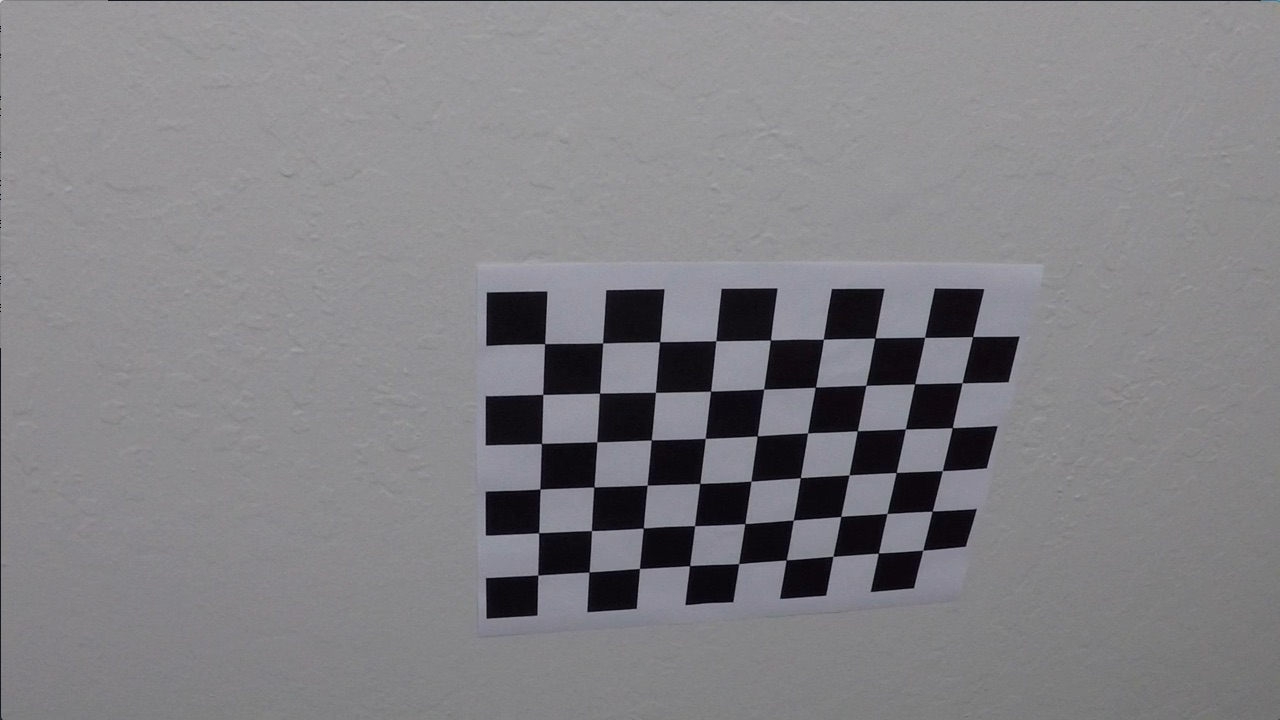
#> input picture camera_cal/calibration10.jpg, 1280 x 720 px; its folder holds only this picture in this run; the run also reads 1 picture not shown here
$ jupyter execute --allow-errors explore.ipynb   (shell and % lines are left out)   (older library calls are emulated)
#> lines starting #> are read from the running program, lines starting #| are printed output that depends on the picture
## Advanced Lane Finding Project

The goals / steps of this project are the following:

* Compute the camera calibration matrix and distortion coefficients given a set of chessboard images.
* Apply a distortion correction to raw images.
* Use color transforms, gradients, etc., to create a thresholded binary image.
* Apply a perspective transform to rectify binary image ("birds-eye view").
* Detect lane pixels and fit to find the lane boundary.
* Determine the curvature of the lane and vehicle position with respect to center.
* Warp the detected lane boundaries back onto the original image.
* Output visual display of the lane boundaries and numerical estimation of lane curvature and vehicle position.

[cell 1]
import numpy as np
import cv2
import glob
import matplotlib.pyplot as plt
import matplotlib.image as mpimg
#%config InlineBackend.figure_format='retina'

from moviepy.editor import VideoFileClip
from IPython.display import HTML

## Create global variables

[cell 2]
cameraMatrix = None
distortionCoeffs = None

threshold = None
perspective = None

# Camera calibration

[cell 3]
def calibration(path_to_images):
    """
    Given a set of images (checerboards with 9x6 internal points), this
    will create the cameraMatrix and distoritionCoefficients that will
    be used to undistort the image.
    """
#> called with path_to_images = './camera_cal/calibration*.jpg'
    # prepare object points, like (0,0,0), (1,0,0), (2,0,0) ....,(6,5,0)
    objp = np.zeros((6*9,3), np.float32)
    objp[:,:2] = np.mgrid[0:9,0:6].T.reshape(-1,2)

    # Arrays to store object points and image points from all the images.
    objpoints = [] # 3d points in real world space
    imgpoints = [] # 2d points in image plane.

    # Make a list of calibration images
    images = glob.glob(path_to_images)

    # Step through the list and search for chessboard corners
    gray_shape = None
    for fname in images:
        # open and convert to grayscale
        img = cv2.imread(fname)
#> img is the input picture: shape (720, 1280, 3); mean B, G, R 133.1, 129.4, 130.2
        gray = cv2.cvtColor(img,cv2.COLOR_BGR2GRAY)
        gray_shape = gray.shape

        # Find the chessboard corners
        ret, corners = cv2.findChessboardCorners(gray, (9,6),None)
#> ret = True; corners = 54 rows, first 8: [545.3, 343.1], [602.7, 342.8], [660.1, 341.3], [715.8, 340.7], [770.6, 340], [823.5, 339.2], [874.3, 338.5], [925.1, 337.4]

        # If found, add object points, image points
        if ret == True:
            objpoints.append(objp)
            imgpoints.append(corners)

    # calibrate the camera and return the cameraMatrix and distortionCoefficients
    ret, mtx, distortion, _, _ =  cv2.calibrateCamera(objpoints,
                                                      imgpoints,
                                                      gray_shape[::-1],
                                                      None, None)
#> ret = 0.68; mtx = [[1143.7, 0, 681.7], [0, 1109.2, 367.7], [0, 0, 1]]; distortion = [[-0.515, 2.99, -0.00876, 0.00937, 1.41]]
    return mtx, distortion

#
# The cameraMatrix and distortionCoeffs are used when undistorting images
#
cameraMatrix, distortionCoeffs = calibration('./camera_cal/calibration*.jpg')
#> cameraMatrix has the same summary as mtx in calibration; distortionCoeffs = [[-0.515, 2.99, -0.00876, 0.00937, 1.41]]

# Undistort  images

[cell 4]
def undistortImage(image):
    """
    Given the cameraMatrix and the distortionCoefficients generated by the
    calibration() function, this will undistort the image.
    """
    assert cameraMatrix is not None, "calibration() not run"
    assert distortionCoeffs is not None, "calibration() not run"

    return cv2.undistort(image, cameraMatrix, distortionCoeffs, None, cameraMatrix)

[cell 5]
images = ['./camera_cal/calibration1.jpg']
img = cv2.imread(images[0])

#> (the rest of this cell did not finish here and is left out)

# Create a thresholded image

[cell 6]
def abs_sobel_thresh(gray, orient='x', sobel_kernel=(3,3), thresh=(0,255)):
    """
    Creates a filter, based on the Sobel operator, in either the x or y axis,
    depending on the orient parameter.
    """
    # Apply the following steps to img
    # 1) Convert to grayscale
    #gray = cv2.cvtColor(img, cv2.COLOR_RGB2GRAY)

    # 2) Take the derivative in x or y given orient = 'x' or 'y'
    if orient == 'x':
        sobel = cv2.Sobel(gray, cv2.CV_64F, 1, 0, ksize=sobel_kernel)
    else:
        sobel = cv2.Sobel(gray, cv2.CV_64F, 0, 1, ksize=sobel_kernel)

    # 3) Take the absolute value of the derivative or gradient
    sobel = np.absolute(sobel)

    # 4) Scale to 8-bit (0 - 255) then convert to type = np.uint8
    scaled_sobel = np.uint8(255 * sobel / np.max(sobel))

    # 5) Create a mask of 1's where the scaled gradient magnitude
            # is > thresh_min and < thresh_max
    binary_mask = np.zeros_like(scaled_sobel)
    binary_mask[(scaled_sobel >= thresh[0]) & (scaled_sobel <= thresh[1])] = 1

    # 6) Return this mask as your binary_output image
    return binary_mask

# [39 lines left out: functions dir_threshold, mag_thresh, not called in this run]

# Thresholding pipeline

## Exploratory work

[cell 7]
# test1 - bridge
img_original = mpimg.imread('./test_images/test2.jpg')
# test4 - in shadow
img_original = mpimg.imread('./test_images/test5.jpg')
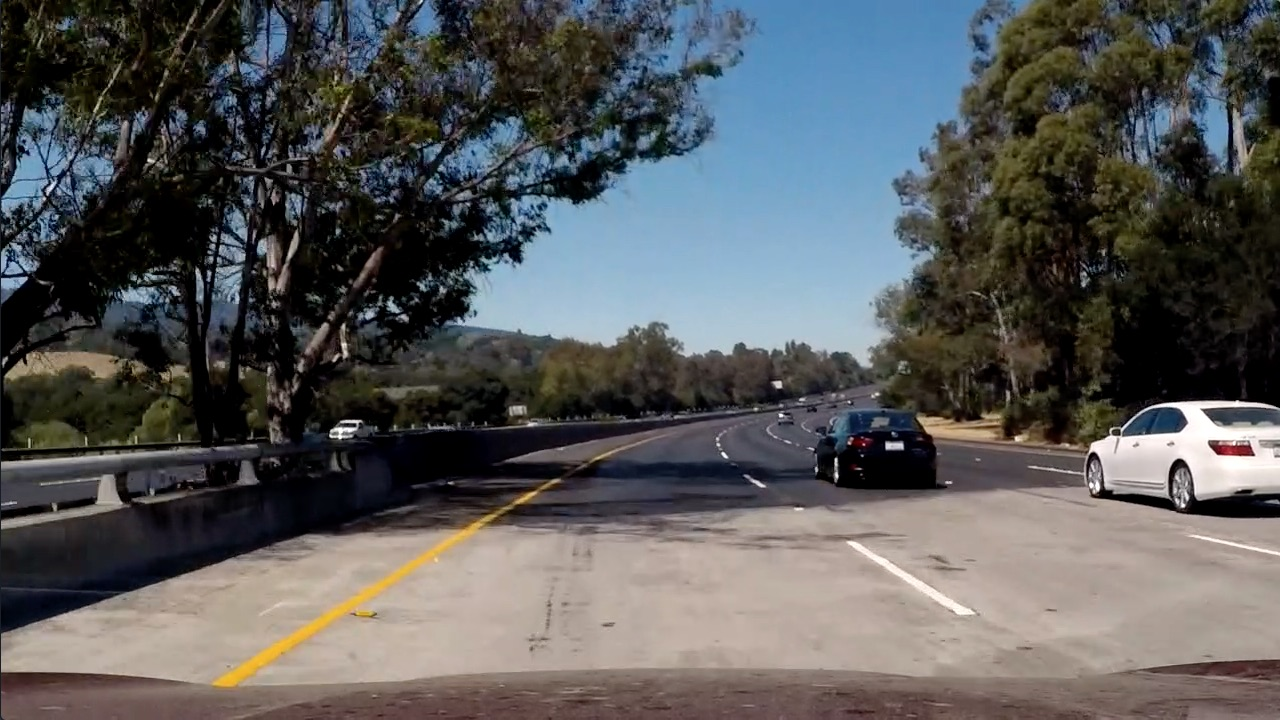
#> input picture test_images/test5.jpg, 1280 x 720 px
#> img_original is the input picture: shape (720, 1280, 3); mean R, G, B 88.5, 89.3, 89.8
#img_original = mpimg.imread('./test_images/straight_lines2.jpg')

[cell 8]
s_thresh = (10, 120)
color_thresh= (150, 255)
ksize=5
img = np.copy(img_original)
#> (the rest of this cell did not finish here and is left out)

## Final thresholding

[cell 9]
class ThresholdTransform(object):
    def create_thresholded_image(self, image):
        img = np.copy(image)
        hsv = cv2.cvtColor(img, cv2.COLOR_RGB2HLS).astype(np.float)
        s_channel = hsv[:, :, 2]

        hls = cv2.cvtColor(img, cv2.COLOR_RGB2HLS).astype(np.float)
        s_channel = hls[:, :, 2]

        hsv = cv2.cvtColor(img, cv2.COLOR_RGB2HSV).astype(np.float)
        s2_channel = hls[:, :, 1]

        s_binary = np.zeros_like(s_channel)
        s_binary[(s_channel >= 120) & (s_channel <= 255)] = 1

        gradx = abs_sobel_thresh(s_channel, orient='x', sobel_kernel=5, thresh=(10,250))

        s2_binary = np.zeros_like(s2_channel)
        s2_binary[(s2_channel >= 200) & (s2_channel <= 255)] = 1


        combined = np.zeros_like(s_binary)
        combined[((s_binary == 1) | (gradx == 1)) | (s2_binary == 1)] = 1

        return combined

threshold = ThresholdTransform()

# Perspective transform

[cell 10]
img = mpimg.imread('./test_images/straight_lines1.jpg')
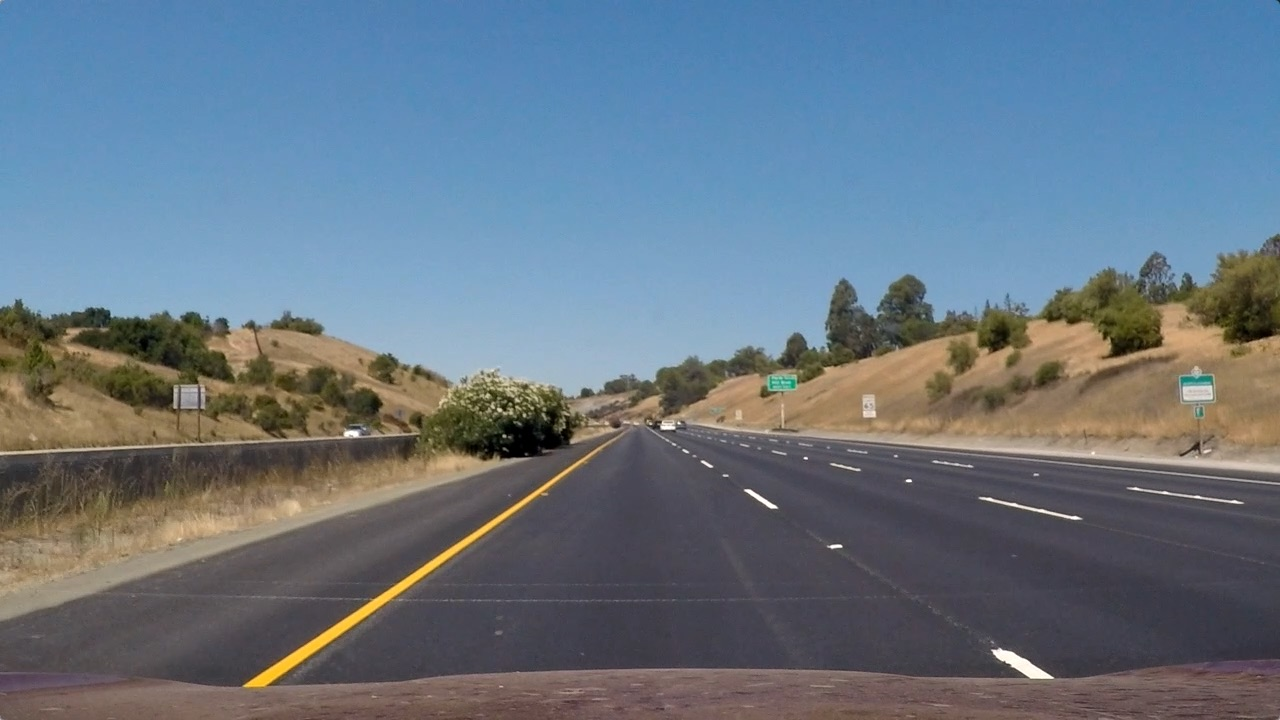
#> input picture test_images/straight_lines1.jpg, 1280 x 720 px
#> img is the input picture: shape (720, 1280, 3); mean R, G, B 103.2, 117.7, 131.2
undistorted_image = undistortImage(img)

line1 = [ (235, 690), (590, 450) ]
line2 = [ (1070, 690), (690, 450) ]

cv2.line(undistorted_image, line1[0], line1[1], [255, 0, 0], 2)
cv2.line(undistorted_image, line2[0], line2[1], [255, 0, 0], 2)

fig_size = plt.rcParams["figure.figsize"]
fig_size[0] = 16
fig_size[1] = 12
plt.rcParams["figure.figsize"] = fig_size

plt.imshow(undistorted_image)
#> (this line was passed over: IPython is not available in this run)
plt.savefig('perspective_transform.png')
#> (this line was passed over: IPython is not available in this run)

[cell 11]
img.shape
img_size = (img.shape[1], img.shape[0])

class PerspectiveTransform(object):
    def __init__(self, src_points, dest_points):
        self.M = cv2.getPerspectiveTransform(src_points, dest_points)
        self.Minv = cv2.getPerspectiveTransform(dest_points, src_points)

    def warp(self, image):
        return cv2.warpPerspective(image, self.M, (image.shape[1], image.shape[0]), flags=cv2.INTER_LINEAR)

    def unwarp(self, image):
        return cv2.warpPerspective(image, self.Minv, (image.shape[1], image.shape[0]), flags=cv2.INTER_LINEAR)

[cell 12]
src_points = np.float32([
    line1[1], # upper left
    line2[1], # upper right
    line2[0], # bottom right
    line1[0], # bottom left
])

dest_points = np.float32([
    (320, 0),
    (980, 0),
    (980, 720),
    (320, 720)
])

perspective = PerspectiveTransform(src_points, dest_points)
warped = perspective.warp(undistorted_image)
fig_size = plt.rcParams["figure.figsize"]
fig_size[0] = 16
fig_size[1] = 12
plt.rcParams["figure.figsize"] = fig_size

plt.imshow(warped)
#> (this line was passed over: IPython is not available in this run)

## Detect lane pixels

### Generate thresholded and transformed image

[cell 13]
assert threshold is not None, "ThresholdTransform() not created"

img = mpimg.imread('./test_images/straight_lines1.jpg')
img = mpimg.imread('./test_images/test5.jpg')
undistorted_image = undistortImage(img)


warped_original = perspective.warp(undistorted_image)
thresholded_image = threshold.create_thresholded_image(undistorted_image)
thresholded_and_warped = perspective.warp(thresholded_image)

# [6 lines of commented-out code are left out]


#> (the rest of this cell did not finish here and is left out)

[cell 14]
image = thresholded_and_warped
histogram = np.sum(image[image.shape[0]//2:,:], axis=0)
#> histogram = 1280 values, max 330.2 at index 309, min 0 at index 606, mean 52.61
fig_size[0] = 12
fig_size[1] = 6
plt.rcParams["figure.figsize"] = fig_size
plt.plot(histogram)
#> (this line was passed over: IPython is not available in this run)

[cell 15]
binary_warped = np.copy(warped)

# Take histogram of bottom half of image
histogram = np.sum(binary_warped[binary_warped.shape[0]//2:,:], axis=0)
#> histogram = 1280 rows, first 8: [42739, 39613, 35457], [42505, 39393, 35303], [42301, 39207, 35148], [42152, 39067, 35086], [41923, 38823, 34930], [41683, 38616, 34765], [41447, 38397, 34613], [41282, 38232, 34525]

# create output image to draw on
out_img = np.dstack((binary_warped, binary_warped, binary_warped))*255

# Find peaks of the histogram for the left and right sides
midpoint = np.int(histogram.shape[0]/2)
leftx_base = np.argmax(histogram[:midpoint])
#> leftx_base = 960
rightx_base = np.argmax(histogram[midpoint:]) + midpoint
#> rightx_base = 1660
print("lefx={0} rightx={1}".format(leftx_base, rightx_base))
#| lefx=960 rightx=1660

nz = image.nonzero()
#> nz = 211152 positions, rows 0 to 719, columns 0 to 1279
print("len(nzx) = {0}".format(len(nz[0])))
#| len(nzx) = 211152
print("len(nzy) = {0}".format(len(nz[1])))
#| len(nzy) = 211152

[cell 16]
#
#

def evaluate_poly(coeffs, pts):
    return coeffs[0]*(pts**2) + coeffs[1]*pts + coeffs[2]


class PolynomialFitting(object):
    """
    Fit the lane lines in an image to a polynomial
    with sliding windows.
    """

    def __init__(self, num_windows=9, margin=100, minpix=50):
        self.num_windows = num_windows
        self.margin = margin
        self.minpix = minpix
        self.lane_center = None

    def fit_to_image(self, image):
        image = np.copy(image)
        # take histogram of bottom half of image
        histogram = np.sum(image[image.shape[0]//2:, :], axis=0)
#> histogram = 1280 values, max 360 at index 341, min 0 at index 0, mean 16.19

        # Find the peak of left/right halves of image
        midpoint = np.int(histogram.shape[0]/2)
        base = (np.argmax(histogram[:midpoint]),
                np.argmax(histogram[midpoint:]) + midpoint)
#> base = (341, 959)
        self.lane_center = (base[0], base[1])
#> self.lane_center = (341, 959)

        window_height = np.int(image.shape[0]/self.num_windows)

        # identify x,y positions of all nonzero pixels
        nonzero = image.nonzero()
#> nonzero = 36343 positions, rows 0 to 719, columns 0 to 1275
        nonzerox = np.array(nonzero[1])
        nonzeroy = np.array(nonzero[0])

        # current position
        current = list(base)
#> current = [341, 959]

        left_lane_indices = []
        right_lane_indices= []

        left_windows = list()
        right_windows = list()

        for window in range(self.num_windows):
            # identify window boundaries (low, high)
            win_y = (image.shape[0] - (window+1)*window_height,
                     image.shape[0] - window*window_height)
            win_xleft = (current[0] - self.margin,
                         current[0] + self.margin)
            win_xright = (current[1] - self.margin,
                          current[1] + self.margin)

            # draw the windows on the output_image
            left_windows.append( [ (win_xleft[0], win_y[0]), (win_xleft[1], win_y[1]) ])
            right_windows.append( [ (win_xright[0], win_y[0]), (win_xright[1], win_y[1]) ] )

            # identify the nonzero pixels within the window
            good_left_indices = ((nonzeroy >= win_y[0]) &
                                 (nonzeroy <  win_y[1]) &
                                 (nonzerox >= win_xleft[0]) &
                                 (nonzerox <  win_xleft[1])).nonzero()[0]
            good_right_indices = ((nonzeroy >= win_y[0]) &
                                  (nonzeroy <  win_y[1]) &
                                  (nonzerox >= win_xright[0]) &
                                  (nonzerox <  win_xright[1])).nonzero()[0]

            # append indices to the lists
            left_lane_indices.append(good_left_indices)
            right_lane_indices.append(good_right_indices)

            # recenter if needed (if > minpix)
            if len(good_left_indices) > self.minpix:
                current[0] = np.int(np.mean(nonzerox[good_left_indices]))
            if len(good_right_indices) > self.minpix:
                current[1] = np.int(np.mean(nonzerox[good_right_indices]))
#> this loop made 9 passes
#> (win_xleft, win_xright) on passes 1 to 4: ((241, 441), (859, 1059)), ((234, 434), (868, 1068)), ((240, 440), (863, 1063)), ((245, 445), (857, 1057))
#> after the loop, current = [352, 936]; left_lane_indices = 9 items; left_windows = [[(241, 640), (441, 720)], [(234, 560), (434, 640)], [(240, 480), (440, 560)], [(245, 400), (445, 480)], [(249, 320), (449, 400)], [(248, 240), (448, 320)], [(245, 160), (445, 240)], [(254, 80), (454, 160)], [(254, 0), (454, 80)]]; right_lane_indices = 9 items; right_windows = [[(859, 640), (1059, 720)], [(868, 560), (1068, 640)], [(863, 480), (1063, 560)], [(857, 400), (1057, 480)], [(858, 320), (1058, 400)], [(858, 240), (1058, 320)], [(851, 160), (1051, 240)], [(851, 80), (1051, 160)], [(851, 0), (1051, 80)]]


        # save windows
        self.left_windows = left_windows
#> self.left_windows has the same summary as left_windows
        self.right_windows = right_windows
#> self.right_windows has the same summary as right_windows

        # concatenate the arrays
        left_lane_indices = np.concatenate(left_lane_indices)
        right_lane_indices = np.concatenate(right_lane_indices)
#> right_lane_indices = 3692 values, max 36268 at index 278, min 11 at index 3030, mean 16166.7

        # extract left and right lane pixel positions
        self.leftx = nonzerox[left_lane_indices]
        self.lefty = nonzeroy[left_lane_indices]
        self.rightx = nonzerox[right_lane_indices]
#> self.rightx = 3692 values, max 981 at index 102, min 929 at index 3297, mean 953.3
        self.righty = nonzeroy[right_lane_indices]
#> self.righty = 3692 values, max 716 at index 269, min 0 at index 3030, mean 350.8

        # fit a second-order polynomial
        self.left_fit = np.polyfit(self.lefty, self.leftx, 2)
#> self.left_fit = [-4.53e-05, 0.0067, 352.7]
        self.right_fit = np.polyfit(self.righty, self.rightx, 2)
#> self.right_fit = [-2.6e-05, 0.0595, 936.7]


    def left_poly(self, y):
        return evaluate_poly(self.left_fit, y)

    def right_poly(self, y):
        return evaluate_poly(self.right_fit, y)

    # [59 lines left out: functions next_image_fit, update, not called in this run]

[cell 17]
# [6 lines left out: function plot_rectangle, not called in this run]

[cell 18]
threshold = ThresholdTransform()

img = mpimg.imread('./test_images/straight_lines1.jpg')
#img = mpimg.imread('./test_images/test5.jpg')
undistorted_image = undistortImage(img)
warped = perspective.warp(undistorted_image)
thresholded_image = threshold.create_thresholded_image(warped)


binary_warped = np.copy(thresholded_image)
pfit = PolynomialFitting(num_windows=9, margin=100, minpix=50)
pfit.fit_to_image(binary_warped)

# generate x,y values for plotting
ploty = np.linspace(0, binary_warped.shape[0]-1, binary_warped.shape[0])
left_fitx = pfit.left_poly(ploty)
#> left_fitx = 720 values, max 353 at index 74, min 334.1 at index 719, mean 347.3
right_fitx = pfit.right_poly(ploty)
#> right_fitx = 720 values from 936.7 to 966

out_img = np.uint8(np.dstack((binary_warped, binary_warped, binary_warped)))*255

out_img[pfit.lefty, pfit.leftx] = [255, 0, 0]
out_img[pfit.righty, pfit.rightx] = [0, 0, 255]

for window in pfit.left_windows:
    cv2.rectangle(out_img, window[0], window[1], (0, 255, 0), 2)
#> this loop made 9 passes
#> window on passes 1 to 4: [(241, 640), (441, 720)], [(234, 560), (434, 640)], [(240, 480), (440, 560)], [(245, 400), (445, 480)]
for window in pfit.right_windows:
    cv2.rectangle(out_img, window[0], window[1], (0, 255, 0), 2)
#> this loop made 9 passes
#> window on passes 1 to 4: [(859, 640), (1059, 720)], [(868, 560), (1068, 640)], [(863, 480), (1063, 560)], [(857, 400), (1057, 480)]
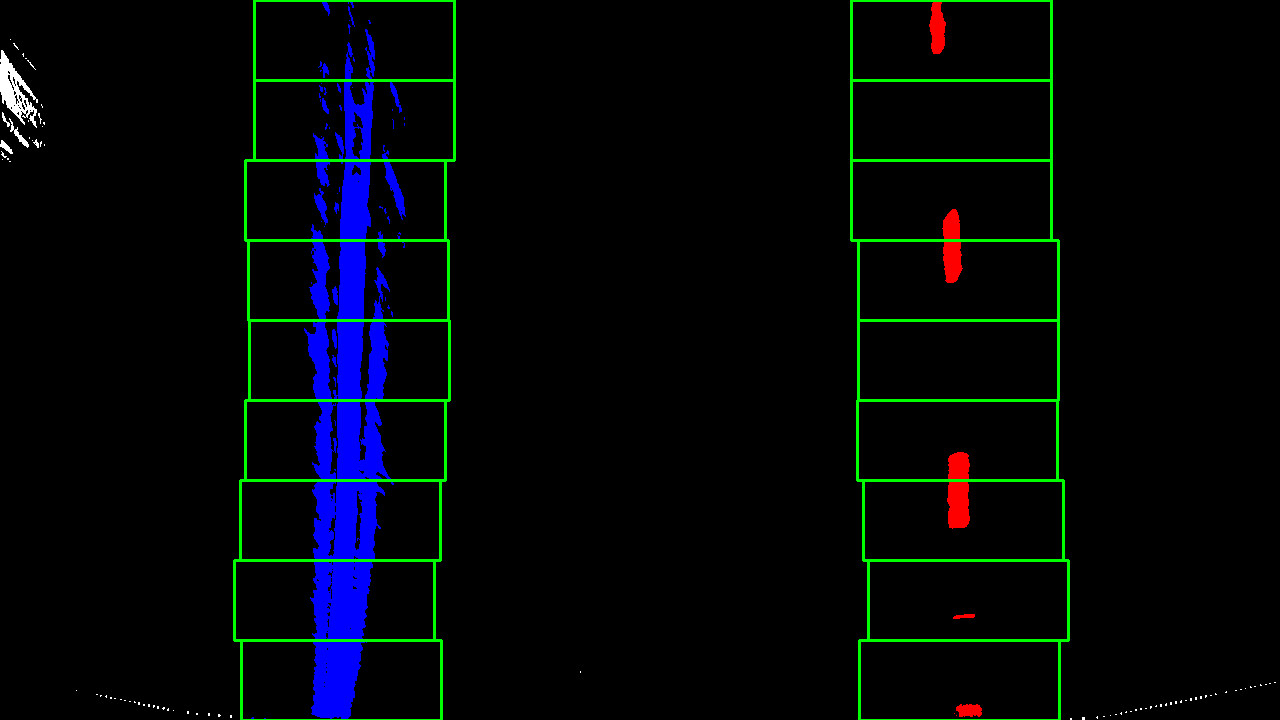
#> out_img: shape (720, 1280, 3); mean of channels 0, 1, 2 8.7, 5.9, 1.5; drawn as B, G, R

plt.imshow(out_img)
#> (this line was passed over: IPython is not available in this run)
plt.plot(left_fitx, ploty, color='yellow')
#> (this line was passed over: IPython is not available in this run)
plt.plot(right_fitx, ploty, color='yellow')
#> (this line was passed over: IPython is not available in this run)
fig_size = plt.rcParams["figure.figsize"]
fig_size[0] = 16
fig_size[1] = 9
plt.rcParams["figure.figsize"] = fig_size
plt.xlim(0, 1280)
plt.ylim(720, 0)
